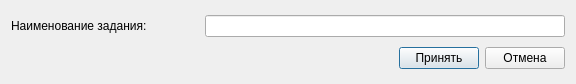
<?xml version="1.0" encoding="UTF-8"?>
<ui version="4.0">
 <class>AutoCreatePattern</class>
 <widget class="QDialog" name="AutoCreatePattern">
  <property name="geometry">
   <rect>
    <x>0</x>
    <y>0</y>
    <width>576</width>
    <height>84</height>
   </rect>
  </property>
  <property name="windowTitle">
   <string>Создание шаблона</string>
  </property>
  <layout class="QGridLayout" name="gridLayout">
   <item row="0" column="1" colspan="3">
    <widget class="QLineEdit" name="jobNameDlg"/>
   </item>
   <item row="2" column="2">
    <widget class="QPushButton" name="okbtn">
     <property name="text">
      <string>Принять</string>
     </property>
    </widget>
   </item>
   <item row="0" column="0">
    <widget class="QLabel" name="jobNameLabel">
     <property name="text">
      <string>Наименование задания:</string>
     </property>
    </widget>
   </item>
   <item row="2" column="0" colspan="2">
    <spacer name="horizontalSpacer">
     <property name="orientation">
      <enum>Qt::Horizontal</enum>
     </property>
     <property name="sizeHint" stdset="0">
      <size>
       <width>438</width>
       <height>20</height>
      </size>
     </property>
    </spacer>
   </item>
   <item row="2" column="3">
    <widget class="QPushButton" name="nobtn">
     <property name="text">
      <string>Отмена</string>
     </property>
    </widget>
   </item>
  </layout>
 </widget>
 <resources/>
 <connections>
  <connection>
   <sender>okbtn</sender>
   <signal>clicked()</signal>
   <receiver>AutoCreatePattern</receiver>
   <slot>accept()</slot>
   <hints>
    <hint type="sourcelabel">
     <x>509</x>
     <y>60</y>
    </hint>
    <hint type="destinationlabel">
     <x>350</x>
     <y>41</y>
    </hint>
   </hints>
  </connection>
  <connection>
   <sender>nobtn</sender>
   <signal>clicked()</signal>
   <receiver>AutoCreatePattern</receiver>
   <slot>reject()</slot>
   <hints>
    <hint type="sourcelabel">
     <x>635</x>
     <y>60</y>
    </hint>
    <hint type="destinationlabel">
     <x>350</x>
     <y>41</y>
    </hint>
   </hints>
  </connection>
 </connections>
</ui>
